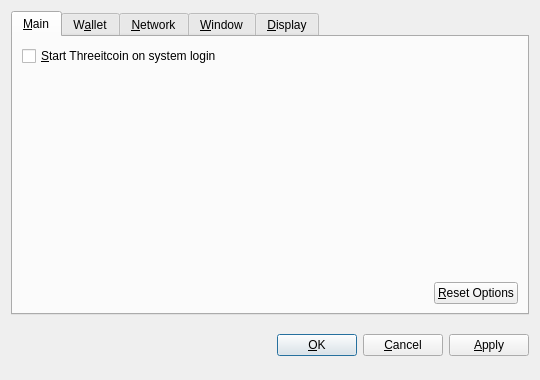
<?xml version="1.0" encoding="UTF-8"?>
<ui version="4.0">
 <class>OptionsDialog</class>
 <widget class="QDialog" name="OptionsDialog">
  <property name="geometry">
   <rect>
    <x>0</x>
    <y>0</y>
    <width>540</width>
    <height>380</height>
   </rect>
  </property>
  <property name="windowTitle">
   <string>Options</string>
  </property>
  <property name="modal">
   <bool>true</bool>
  </property>
  <layout class="QVBoxLayout" name="verticalLayout">
   <item>
    <widget class="QTabWidget" name="tabWidget">
     <property name="tabPosition">
      <enum>QTabWidget::North</enum>
     </property>
     <property name="currentIndex">
      <number>0</number>
     </property>
     <widget class="QWidget" name="tabMain">
      <attribute name="title">
       <string>&amp;Main</string>
      </attribute>
      <layout class="QVBoxLayout" name="verticalLayout_Main">
       <item>
        <widget class="QCheckBox" name="bitcoinAtStartup">
         <property name="toolTip">
          <string>Automatically start Threeitcoin after logging in to the system.</string>
         </property>
         <property name="text">
          <string>&amp;Start Threeitcoin on system login</string>
         </property>
        </widget>
       </item>
       <item>
        <spacer name="verticalSpacer_Main">
         <property name="orientation">
          <enum>Qt::Vertical</enum>
         </property>
         <property name="sizeHint" stdset="0">
          <size>
           <width>20</width>
           <height>40</height>
          </size>
         </property>
        </spacer>
       </item>
       <item>
        <layout class="QHBoxLayout" name="horizontalLayout_2_Main">
         <item>
          <spacer name="horizontalSpacer_2_Main">
           <property name="orientation">
            <enum>Qt::Horizontal</enum>
           </property>
           <property name="sizeHint" stdset="0">
            <size>
             <width>40</width>
             <height>20</height>
            </size>
           </property>
          </spacer>
         </item>
         <item>
          <widget class="QPushButton" name="resetButton">
           <property name="toolTip">
            <string>Reset all client options to default.</string>
           </property>
           <property name="text">
            <string>&amp;Reset Options</string>
           </property>
           <property name="autoDefault">
            <bool>false</bool>
           </property>
          </widget>
         </item>
        </layout>
       </item>
      </layout>
     </widget>
     <widget class="QWidget" name="tabWallet">
      <attribute name="title">
       <string>W&amp;allet</string>
      </attribute>
      <layout class="QVBoxLayout" name="verticalLayout_Network">
       <item>
        <widget class="QLabel" name="transactionFeeInfoLabel">
         <property name="text">
          <string>Optional transaction fee per kB that helps make sure your transactions are processed quickly. Most transactions are 1 kB.</string>
         </property>
         <property name="textFormat">
          <enum>Qt::PlainText</enum>
         </property>
         <property name="wordWrap">
          <bool>true</bool>
         </property>
        </widget>
       </item>
       <item>
        <layout class="QHBoxLayout" name="horizontalLayout_1_Main">
         <item>
          <widget class="QLabel" name="transactionFeeLabel">
           <property name="text">
            <string>Pay transaction &amp;fee</string>
           </property>
           <property name="textFormat">
            <enum>Qt::PlainText</enum>
           </property>
           <property name="buddy">
            <cstring>transactionFee</cstring>
           </property>
          </widget>
         </item>
         <item>
          <widget class="BitcoinAmountField" name="transactionFee"/>
         </item>
         <item>
          <spacer name="horizontalSpacer_1_Main">
           <property name="orientation">
            <enum>Qt::Horizontal</enum>
           </property>
           <property name="sizeHint" stdset="0">
            <size>
             <width>40</width>
             <height>20</height>
            </size>
           </property>
          </spacer>
         </item>
        </layout>
       </item>
       <item>
        <widget class="QLabel" name="label">
         <property name="text">
          <string>If you disable the spending of unconfirmed change, the change from a transaction cannot be used until that transaction has at least one confirmation. This also affects how your balance is computed.</string>
         </property>
         <property name="wordWrap">
          <bool>true</bool>
         </property>
        </widget>
       </item>
       <item>
        <widget class="QCheckBox" name="spendZeroConfChange">
         <property name="text">
          <string>Spend unconfirmed change  (experts only)</string>
         </property>
        </widget>
       </item>
       <item>
        <spacer name="verticalSpacer">
         <property name="orientation">
          <enum>Qt::Vertical</enum>
         </property>
         <property name="sizeHint" stdset="0">
          <size>
           <width>20</width>
           <height>40</height>
          </size>
         </property>
        </spacer>
       </item>
      </layout>
     </widget>
     <widget class="QWidget" name="tabNetwork">
      <attribute name="title">
       <string>&amp;Network</string>
      </attribute>
      <layout class="QVBoxLayout" name="verticalLayout_Network">
       <item>
        <widget class="QCheckBox" name="mapPortUpnp">
         <property name="toolTip">
          <string>Automatically open the Threeitcoin client port on the router. This only works when your router supports UPnP and it is enabled.</string>
         </property>
         <property name="text">
          <string>Map port using &amp;UPnP</string>
         </property>
        </widget>
       </item>
       <item>
        <widget class="QCheckBox" name="connectSocks">
         <property name="toolTip">
          <string>Connect to the Threeitcoin network through a SOCKS proxy (e.g. when connecting through Tor).</string>
         </property>
         <property name="text">
          <string>&amp;Connect through SOCKS proxy:</string>
         </property>
        </widget>
       </item>
       <item>
        <layout class="QHBoxLayout" name="horizontalLayout_Network">
         <item>
          <widget class="QLabel" name="proxyIpLabel">
           <property name="text">
            <string>Proxy &amp;IP:</string>
           </property>
           <property name="textFormat">
            <enum>Qt::PlainText</enum>
           </property>
           <property name="buddy">
            <cstring>proxyIp</cstring>
           </property>
          </widget>
         </item>
         <item>
          <widget class="QValidatedLineEdit" name="proxyIp">
           <property name="maximumSize">
            <size>
             <width>140</width>
             <height>16777215</height>
            </size>
           </property>
           <property name="toolTip">
            <string>IP address of the proxy (e.g. 127.0.0.1)</string>
           </property>
          </widget>
         </item>
         <item>
          <widget class="QLabel" name="proxyPortLabel">
           <property name="text">
            <string>&amp;Port:</string>
           </property>
           <property name="textFormat">
            <enum>Qt::PlainText</enum>
           </property>
           <property name="buddy">
            <cstring>proxyPort</cstring>
           </property>
          </widget>
         </item>
         <item>
          <widget class="QLineEdit" name="proxyPort">
           <property name="maximumSize">
            <size>
             <width>55</width>
             <height>16777215</height>
            </size>
           </property>
           <property name="toolTip">
            <string>Port of the proxy (e.g. 9050)</string>
           </property>
          </widget>
         </item>
         <item>
          <widget class="QLabel" name="socksVersionLabel">
           <property name="text">
            <string>SOCKS &amp;Version:</string>
           </property>
           <property name="textFormat">
            <enum>Qt::PlainText</enum>
           </property>
           <property name="buddy">
            <cstring>socksVersion</cstring>
           </property>
          </widget>
         </item>
         <item>
          <widget class="QValueComboBox" name="socksVersion">
           <property name="toolTip">
            <string>SOCKS version of the proxy (e.g. 5)</string>
           </property>
          </widget>
         </item>
         <item>
          <spacer name="horizontalSpacer_Network">
           <property name="orientation">
            <enum>Qt::Horizontal</enum>
           </property>
           <property name="sizeHint" stdset="0">
            <size>
             <width>40</width>
             <height>20</height>
            </size>
           </property>
          </spacer>
         </item>
        </layout>
       </item>
       <item>
        <spacer name="verticalSpacer_Network">
         <property name="orientation">
          <enum>Qt::Vertical</enum>
         </property>
         <property name="sizeHint" stdset="0">
          <size>
           <width>20</width>
           <height>40</height>
          </size>
         </property>
        </spacer>
       </item>
      </layout>
     </widget>
     <widget class="QWidget" name="tabWindow">
      <attribute name="title">
       <string>&amp;Window</string>
      </attribute>
      <layout class="QVBoxLayout" name="verticalLayout_Window">
       <item>
        <widget class="QCheckBox" name="minimizeToTray">
         <property name="toolTip">
          <string>Show only a tray icon after minimizing the window.</string>
         </property>
         <property name="text">
          <string>&amp;Minimize to the tray instead of the taskbar</string>
         </property>
        </widget>
       </item>
       <item>
        <widget class="QCheckBox" name="minimizeOnClose">
         <property name="toolTip">
          <string>Minimize instead of exit the application when the window is closed. When this option is enabled, the application will be closed only after selecting Quit in the menu.</string>
         </property>
         <property name="text">
          <string>M&amp;inimize on close</string>
         </property>
        </widget>
       </item>
       <item>
        <spacer name="verticalSpacer_Window">
         <property name="orientation">
          <enum>Qt::Vertical</enum>
         </property>
         <property name="sizeHint" stdset="0">
          <size>
           <width>20</width>
           <height>40</height>
          </size>
         </property>
        </spacer>
       </item>
      </layout>
     </widget>
     <widget class="QWidget" name="tabDisplay">
      <attribute name="title">
       <string>&amp;Display</string>
      </attribute>
      <layout class="QVBoxLayout" name="verticalLayout_Display">
       <item>
        <layout class="QHBoxLayout" name="horizontalLayout_1_Display">
         <item>
          <widget class="QLabel" name="langLabel">
           <property name="text">
            <string>User Interface &amp;language:</string>
           </property>
           <property name="textFormat">
            <enum>Qt::PlainText</enum>
           </property>
           <property name="buddy">
            <cstring>lang</cstring>
           </property>
          </widget>
         </item>
         <item>
          <widget class="QValueComboBox" name="lang">
           <property name="toolTip">
            <string>The user interface language can be set here. This setting will take effect after restarting Threeitcoin.</string>
           </property>
          </widget>
         </item>
        </layout>
       </item>
       <item>
        <layout class="QHBoxLayout" name="horizontalLayout_2_Display">
         <item>
          <widget class="QLabel" name="unitLabel">
           <property name="text">
            <string>&amp;Unit to show amounts in:</string>
           </property>
           <property name="textFormat">
            <enum>Qt::PlainText</enum>
           </property>
           <property name="buddy">
            <cstring>unit</cstring>
           </property>
          </widget>
         </item>
         <item>
          <widget class="QValueComboBox" name="unit">
           <property name="toolTip">
            <string>Choose the default subdivision unit to show in the interface and when sending coins.</string>
           </property>
          </widget>
         </item>
        </layout>
       </item>
       <item>
        <widget class="QCheckBox" name="displayAddresses">
         <property name="toolTip">
          <string>Whether to show Threeitcoin addresses in the transaction list or not.</string>
         </property>
         <property name="text">
          <string>&amp;Display addresses in transaction list</string>
         </property>
        </widget>
       </item>
       <item>
        <widget class="QCheckBox" name="coinControlFeatures">
         <property name="toolTip">
          <string>Whether to show coin control features or not.</string>
         </property>
         <property name="text">
          <string>Display coin &amp;control features (experts only!)</string>
         </property>
        </widget>
       </item>
       <item>
        <spacer name="verticalSpacer_Display">
         <property name="orientation">
          <enum>Qt::Vertical</enum>
         </property>
         <property name="sizeHint" stdset="0">
          <size>
           <width>20</width>
           <height>40</height>
          </size>
         </property>
        </spacer>
       </item>
      </layout>
     </widget>
    </widget>
   </item>
   <item>
    <layout class="QHBoxLayout" name="horizontalLayout_Buttons">
     <item>
      <spacer name="horizontalSpacer_1">
       <property name="orientation">
        <enum>Qt::Horizontal</enum>
       </property>
       <property name="sizeHint" stdset="0">
        <size>
         <width>40</width>
         <height>48</height>
        </size>
       </property>
      </spacer>
     </item>
     <item>
      <widget class="QLabel" name="statusLabel">
       <property name="font">
        <font>
         <weight>75</weight>
         <bold>true</bold>
        </font>
       </property>
       <property name="text">
        <string/>
       </property>
       <property name="textFormat">
        <enum>Qt::PlainText</enum>
       </property>
       <property name="wordWrap">
        <bool>true</bool>
       </property>
      </widget>
     </item>
     <item>
      <spacer name="horizontalSpacer_2">
       <property name="orientation">
        <enum>Qt::Horizontal</enum>
       </property>
       <property name="sizeHint" stdset="0">
        <size>
         <width>40</width>
         <height>48</height>
        </size>
       </property>
      </spacer>
     </item>
     <item>
      <widget class="QPushButton" name="okButton">
       <property name="text">
        <string>&amp;OK</string>
       </property>
      </widget>
     </item>
     <item>
      <widget class="QPushButton" name="cancelButton">
       <property name="text">
        <string>&amp;Cancel</string>
       </property>
       <property name="autoDefault">
        <bool>false</bool>
       </property>
      </widget>
     </item>
     <item>
      <widget class="QPushButton" name="applyButton">
       <property name="text">
        <string>&amp;Apply</string>
       </property>
       <property name="autoDefault">
        <bool>false</bool>
       </property>
      </widget>
     </item>
    </layout>
   </item>
  </layout>
 </widget>
 <customwidgets>
  <customwidget>
   <class>BitcoinAmountField</class>
   <extends>QSpinBox</extends>
   <header>bitcoinamountfield.h</header>
  </customwidget>
  <customwidget>
   <class>QValueComboBox</class>
   <extends>QComboBox</extends>
   <header>qvaluecombobox.h</header>
  </customwidget>
  <customwidget>
   <class>QValidatedLineEdit</class>
   <extends>QLineEdit</extends>
   <header>qvalidatedlineedit.h</header>
  </customwidget>
 </customwidgets>
 <resources/>
 <connections/>
</ui>
